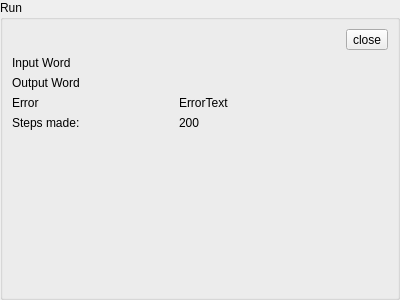
<?xml version="1.0" encoding="UTF-8"?>
<ui version="4.0">
 <class>RunWidget</class>
 <widget class="QWidget" name="RunWidget">
  <property name="geometry">
   <rect>
    <x>0</x>
    <y>0</y>
    <width>400</width>
    <height>300</height>
   </rect>
  </property>
  <property name="windowTitle">
   <string>Form</string>
  </property>
  <property name="windowOpacity">
   <double>1.000000000000000</double>
  </property>
  <layout class="QVBoxLayout" name="verticalLayout">
   <property name="leftMargin">
    <number>0</number>
   </property>
   <property name="topMargin">
    <number>0</number>
   </property>
   <property name="rightMargin">
    <number>0</number>
   </property>
   <property name="bottomMargin">
    <number>0</number>
   </property>
   <item>
    <widget class="QGroupBox" name="groupBox">
     <property name="title">
      <string>Run</string>
     </property>
     <layout class="QGridLayout" name="gridLayout">
      <item row="0" column="2">
       <widget class="QToolButton" name="closeButton">
        <property name="text">
         <string>close</string>
        </property>
        <property name="icon">
         <iconset resource="../Resources.qrc">
          <normaloff>:/new/prefix1/close.png</normaloff>:/new/prefix1/close.png</iconset>
        </property>
       </widget>
      </item>
      <item row="3" column="0">
       <widget class="QLabel" name="errorTitle">
        <property name="text">
         <string>Error</string>
        </property>
       </widget>
      </item>
      <item row="2" column="0">
       <widget class="QLabel" name="outputWord">
        <property name="text">
         <string>Output Word</string>
        </property>
       </widget>
      </item>
      <item row="3" column="1">
       <widget class="QLabel" name="errorDescription">
        <property name="text">
         <string>ErrorText</string>
        </property>
       </widget>
      </item>
      <item row="4" column="0">
       <widget class="QLabel" name="steps">
        <property name="text">
         <string>Steps made:</string>
        </property>
       </widget>
      </item>
      <item row="4" column="1">
       <widget class="QLabel" name="stepsNumber">
        <property name="text">
         <string>200</string>
        </property>
       </widget>
      </item>
      <item row="1" column="0">
       <widget class="QLabel" name="inputWord">
        <property name="text">
         <string>Input Word</string>
        </property>
       </widget>
      </item>
      <item row="1" column="1">
       <widget class="MarkovWordWidget" name="inputWidget" native="true"/>
      </item>
      <item row="2" column="1">
       <widget class="MarkovWordWidget" name="outputWidget" native="true"/>
      </item>
      <item row="5" column="0" colspan="3">
       <spacer name="verticalSpacer">
        <property name="orientation">
         <enum>Qt::Vertical</enum>
        </property>
        <property name="sizeHint" stdset="0">
         <size>
          <width>20</width>
          <height>40</height>
         </size>
        </property>
       </spacer>
      </item>
     </layout>
    </widget>
   </item>
  </layout>
 </widget>
 <customwidgets>
  <customwidget>
   <class>MarkovWordWidget</class>
   <extends>QWidget</extends>
   <header>MarkovWordWidget.h</header>
   <container>1</container>
  </customwidget>
 </customwidgets>
 <resources>
  <include location="../Resources.qrc"/>
 </resources>
 <connections/>
</ui>
